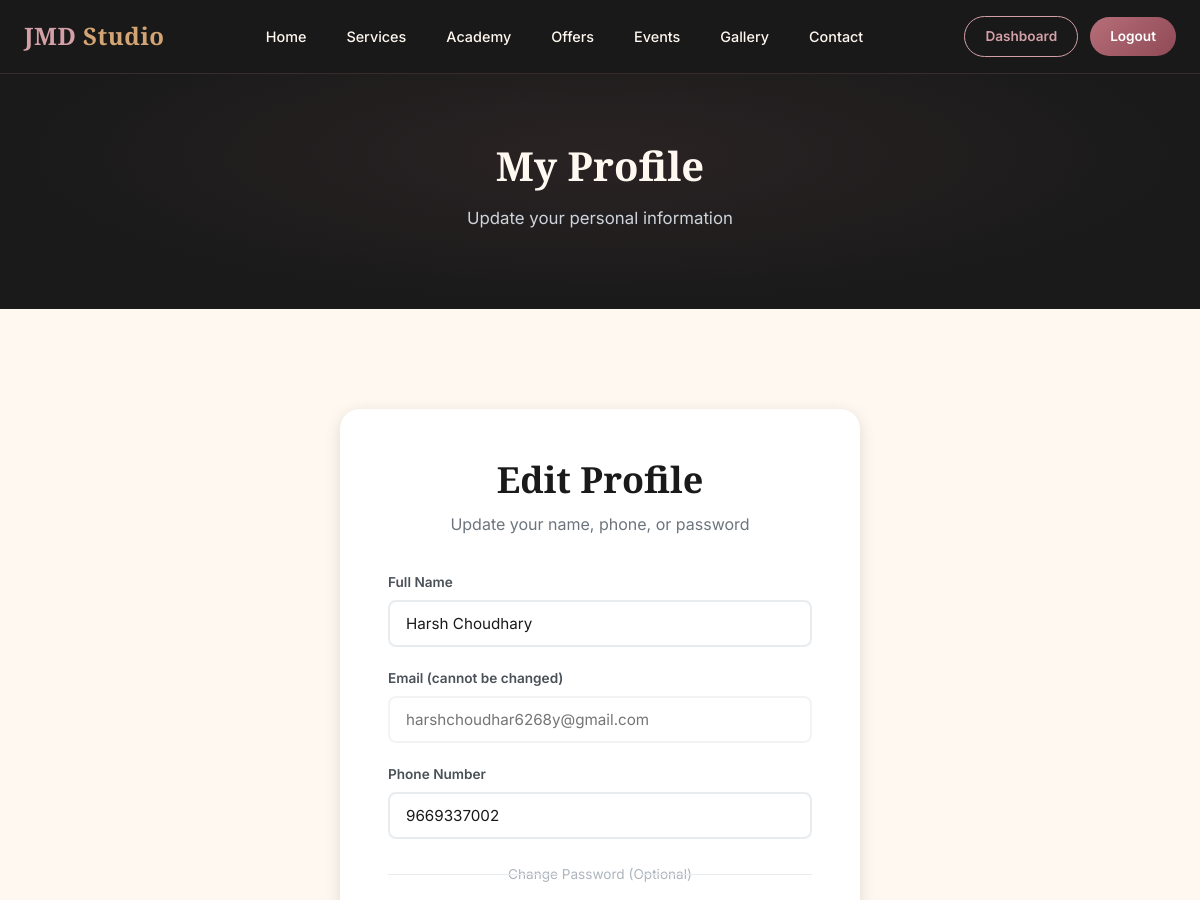
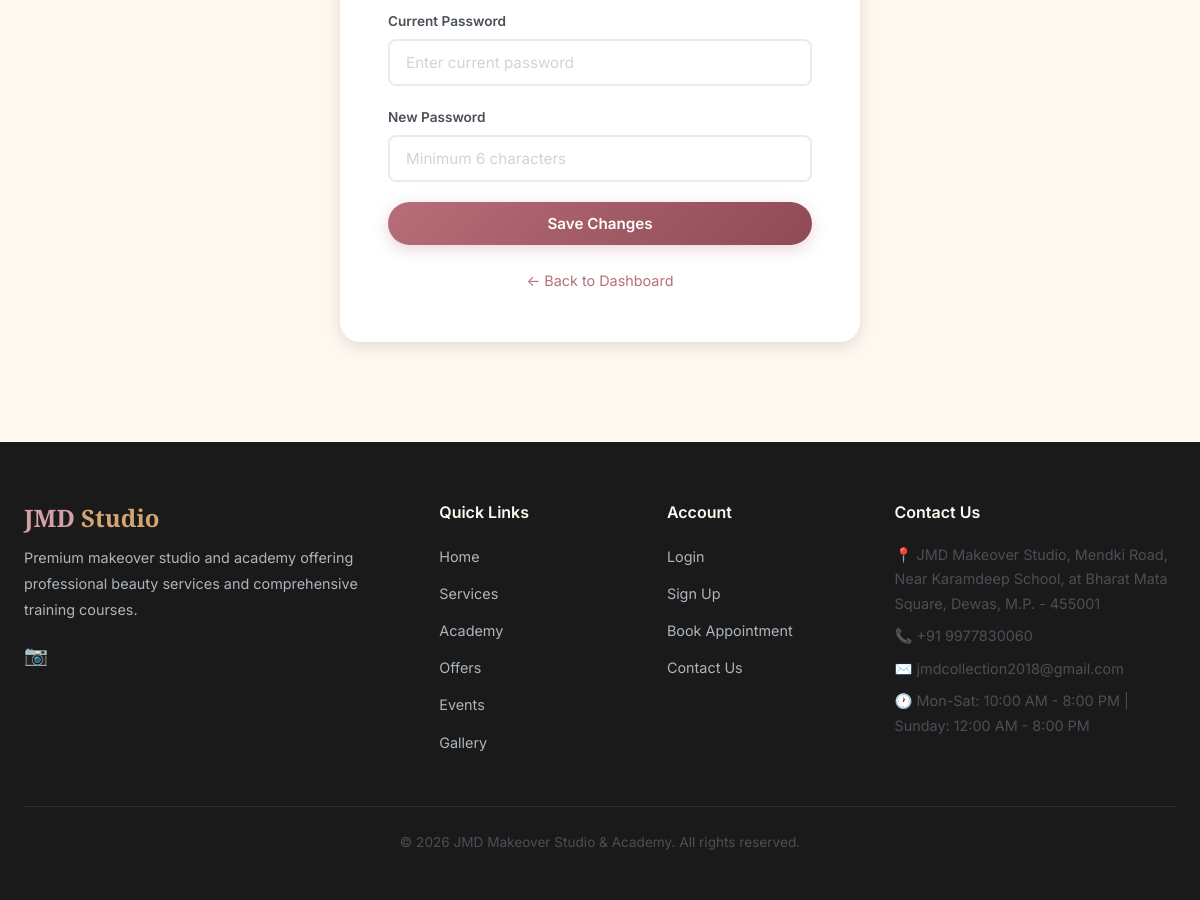
Screenshot of /profile (signed in) with the database file from the repository (2 pictures, top to bottom).
### tables this page shows
CREATE TABLE users (
        id INTEGER PRIMARY KEY AUTOINCREMENT,
        name TEXT NOT NULL,
        email TEXT UNIQUE NOT NULL,
        phone TEXT NOT NULL,
        password TEXT NOT NULL,
        created_at TIMESTAMP DEFAULT CURRENT_TIMESTAMP
    );

CREATE TABLE site_settings (
    key TEXT PRIMARY KEY,
    value TEXT
);

### app.py (the view, shortened to what this page needs)
@app.route('/profile', methods=['GET', 'POST'])
@login_required
def profile():
    db = get_db()
    user = db.execute('SELECT * FROM users WHERE id = ?', (session['user_id'],)).fetchone()
    return render_template('profile.html', user=user)

### app.py (called while the page is built)
def get_db():
    if 'db' not in g:
        g.db = sqlite3.connect(DB_NAME)
        g.db.row_factory = sqlite3.Row
    return g.db

def login_required(f):
    @wraps(f)
    def decorated(*args, **kwargs):
        if 'user_id' not in session:
            flash('Please login to continue.', 'warning')
            return redirect(url_for('login'))
        return f(*args, **kwargs)
    return decorated

def get_settings():
    db = get_db()
    rows = db.execute('SELECT key, value FROM site_settings').fetchall()
    return {row['key']: row['value'] for row in rows}

@app.context_processor
def inject_user():
    user = None
    unread_count = 0
    if 'user_id' in session:
        db = get_db()
        user = db.execute('SELECT * FROM users WHERE id = ?', (session['user_id'],)).fetchone()
        unread_count = db.execute('SELECT COUNT(*) FROM notifications WHERE user_id = ? AND is_read = 0',
                                  (session['user_id'],)).fetchone()[0]
    settings = get_settings()
    return dict(current_user=user, unread_count=unread_count, site=settings)

### templates/profile.html (shortened to what this page needs)
{% extends 'base.html' %}
{% block content %}
<div class="page-header">
    <div class="container">
        <h1>My Profile</h1>
        <p>Update your personal information</p>
    </div>
</div>
<section class="section">
    <div class="container">
        <div class="form-container" style="max-width: 520px;">
            <h2>Edit Profile</h2>
            <p class="form-subtitle">Update your name, phone, or password</p>
            <form method="POST" action="{{ url_for('profile') }}">
                <div class="form-group">
                    <label for="name">Full Name</label>
                    <input type="text" id="name" name="name" class="form-control" value="{{ user.name }}" required>
                </div>
                <div class="form-group">
                    <label for="email">Email (cannot be changed)</label>
                    <input type="email" id="email" class="form-control" value="{{ user.email }}" disabled style="opacity: 0.6;">
                </div>
                <div class="form-group">
                    <label for="phone">Phone Number</label>
                    <input type="tel" id="phone" name="phone" class="form-control" value="{{ user.phone }}" required>
                </div>
                <div class="form-divider">Change Password (Optional)</div>
                <div class="form-group">
                    <label for="current_password">Current Password</label>
                    <input type="password" id="current_password" name="current_password" class="form-control" placeholder="Enter current password">
                </div>
                <div class="form-group">
                    <label for="new_password">New Password</label>
                    <input type="password" id="new_password" name="new_password" class="form-control" placeholder="Minimum 6 characters" minlength="6">
                </div>
                <button type="submit" class="btn btn-primary btn-block">Save Changes</button>
            </form>
            <div class="form-footer">
                <a href="{{ url_for('user_dashboard') }}">← Back to Dashboard</a>
            </div>
        </div>
    </div>
</section>
{% endblock %}

### templates/base.html (shortened to what this page needs)
<!DOCTYPE html>
<html lang="en">
<head>
    <link rel="stylesheet" href="{{ url_for('static', filename='css/style.css') }}">
</head>
<body>
    <nav class="navbar" id="navbar">
        <div class="container">
            <a href="{{ url_for('home') }}" class="nav-brand">
                <span class="logo-text">JMD <span>Studio</span></span>
            </a>
            <ul class="nav-links" id="nav-links">
                <li><a href="{{ url_for('home') }}" class="{% if request.endpoint == 'home' %}active{% endif %}">Home</a></li>
                <li><a href="{{ url_for('services') }}" class="{% if request.endpoint == 'services' %}active{% endif %}">Services</a></li>
                <li><a href="{{ url_for('academy') }}" class="{% if request.endpoint == 'academy' %}active{% endif %}">Academy</a></li>
                <li><a href="{{ url_for('offers') }}" class="{% if request.endpoint == 'offers' %}active{% endif %}">Offers</a></li>
                <li><a href="{{ url_for('events') }}" class="{% if request.endpoint in ['events', 'event_detail'] %}active{% endif %}">Events</a></li>
                <li><a href="{{ url_for('gallery') }}" class="{% if request.endpoint == 'gallery' %}active{% endif %}">Gallery</a></li>
                <li><a href="{{ url_for('contact') }}" class="{% if request.endpoint == 'contact' %}active{% endif %}">Contact</a></li>
            </ul>
            <div class="nav-auth" id="nav-auth">
                {% if current_user %}
                    <a href="{{ url_for('user_dashboard') }}" class="btn-nav btn-nav-outline">Dashboard</a>
                    <a href="{{ url_for('logout') }}" class="btn-nav btn-nav-solid">Logout</a>
                {% else %}
                    <a href="{{ url_for('login') }}" class="btn-nav btn-nav-outline">Login</a>
                    <a href="{{ url_for('signup') }}" class="btn-nav btn-nav-solid">Sign Up</a>
                {% endif %}
            </div>
        </div>
    </nav>
    <main>
        {% block content %}{% endblock %}
    </main>
    {% block footer %}
    <footer class="footer">
        <div class="container">
            <div class="footer-grid">
                <div class="footer-brand">
                    <h3>JMD <span>Studio</span></h3>
                    <p>{{ site.get('about_text', 'Premium makeover studio and academy.') }}</p>
                    {% if site.get('instagram') or site.get('facebook') or site.get('youtube') %}
                    <div style="margin-top: 12px; display: flex; gap: 12px;">
                        {% if site.get('instagram') %}<a href="{{ site.instagram }}" target="_blank" style="color: var(--rose-gold); font-size: 1.2rem;">📷</a>{% endif %}
                    </div>
                    {% endif %}
                </div>
                <div>
                    <h4>Quick Links</h4>
                    <ul class="footer-links">
                        <li><a href="{{ url_for('home') }}">Home</a></li>
                        <li><a href="{{ url_for('services') }}">Services</a></li>
                        <li><a href="{{ url_for('academy') }}">Academy</a></li>
                        <li><a href="{{ url_for('offers') }}">Offers</a></li>
                        <li><a href="{{ url_for('events') }}">Events</a></li>
                        <li><a href="{{ url_for('gallery') }}">Gallery</a></li>
                    </ul>
                </div>
                <div>
                    <h4>Account</h4>
                    <ul class="footer-links">
                        <li><a href="{{ url_for('login') }}">Login</a></li>
                        <li><a href="{{ url_for('signup') }}">Sign Up</a></li>
                        <li><a href="{{ url_for('book_appointment') }}">Book Appointment</a></li>
                        <li><a href="{{ url_for('contact') }}">Contact Us</a></li>
                    </ul>
                </div>
                <div class="footer-contact">
                    <h4>Contact Us</h4>
                    <p>📍 {{ site.get('address', 'JMD Makeover Studio') }}</p>
                    <p>📞 {{ site.get('phone', '+91 98765 43210') }}</p>
                    <p>✉️ {{ site.get('email', 'info@jmdstudio.com') }}</p>
                    <p>🕐 {{ site.get('working_hours', 'Mon-Sat: 10AM - 8PM') }}</p>
                </div>
            </div>
            <div class="footer-bottom">
                <p>&copy; 2026 {{ site.get('studio_name', 'JMD Makeover Studio & Academy') }}. All rights reserved.</p>
            </div>
        </div>
    </footer>
    {% endblock %}
</body>
</html>

### rows the page displays
users: name "Harsh Choudhary", email "harshchoudhar6268y@gmail.com", phone "9669337002"
site_settings: get "Premium makeover studio and academy offering professional beauty services and comprehensive training courses."
site_settings: get "JMD Makeover Studio, Mendki Road, Near Karamdeep School, at Bharat Mata Square, Dewas, M.P. - 455001"
site_settings: get "+91 9977830060"
site_settings: get "jmdcollection2018@gmail.com"
site_settings: get "Mon-Sat: 10:00 AM - 8:00 PM | Sunday: 12:00 AM - 8:00 PM"
site_settings: get "JMD Makeover Studio & Academy"
